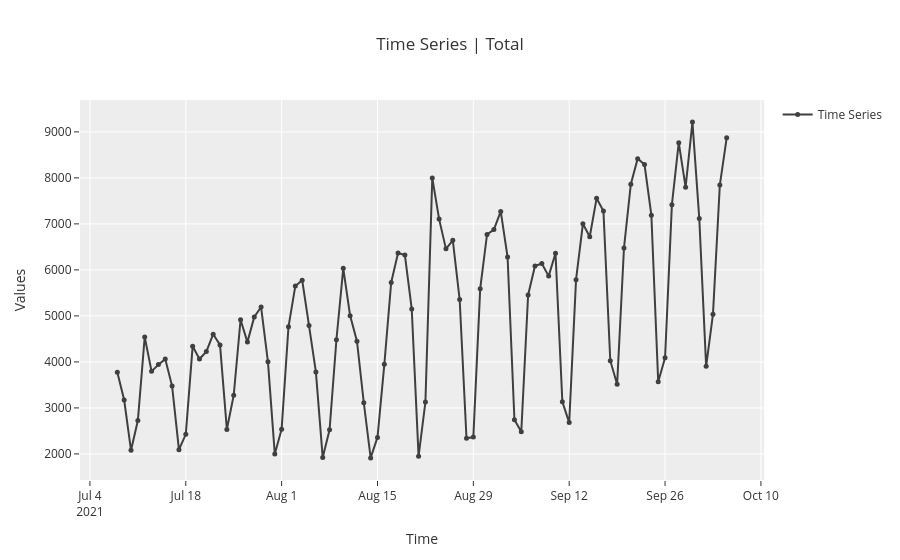
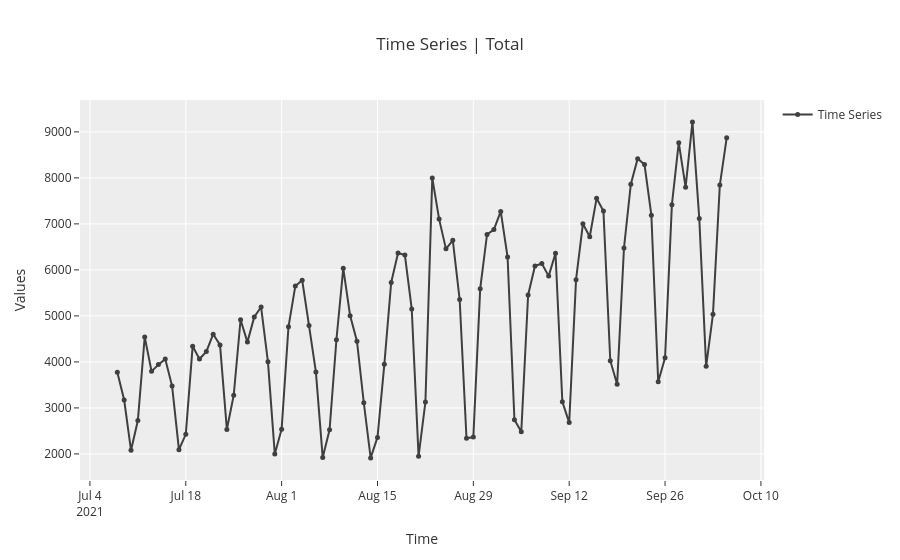

Notebook source saved alongside these figures, in order:
### Code cell
# functional API
plot_model(plot = "ts")

# object-oriented API
exp.plot_model(plot = "ts")
